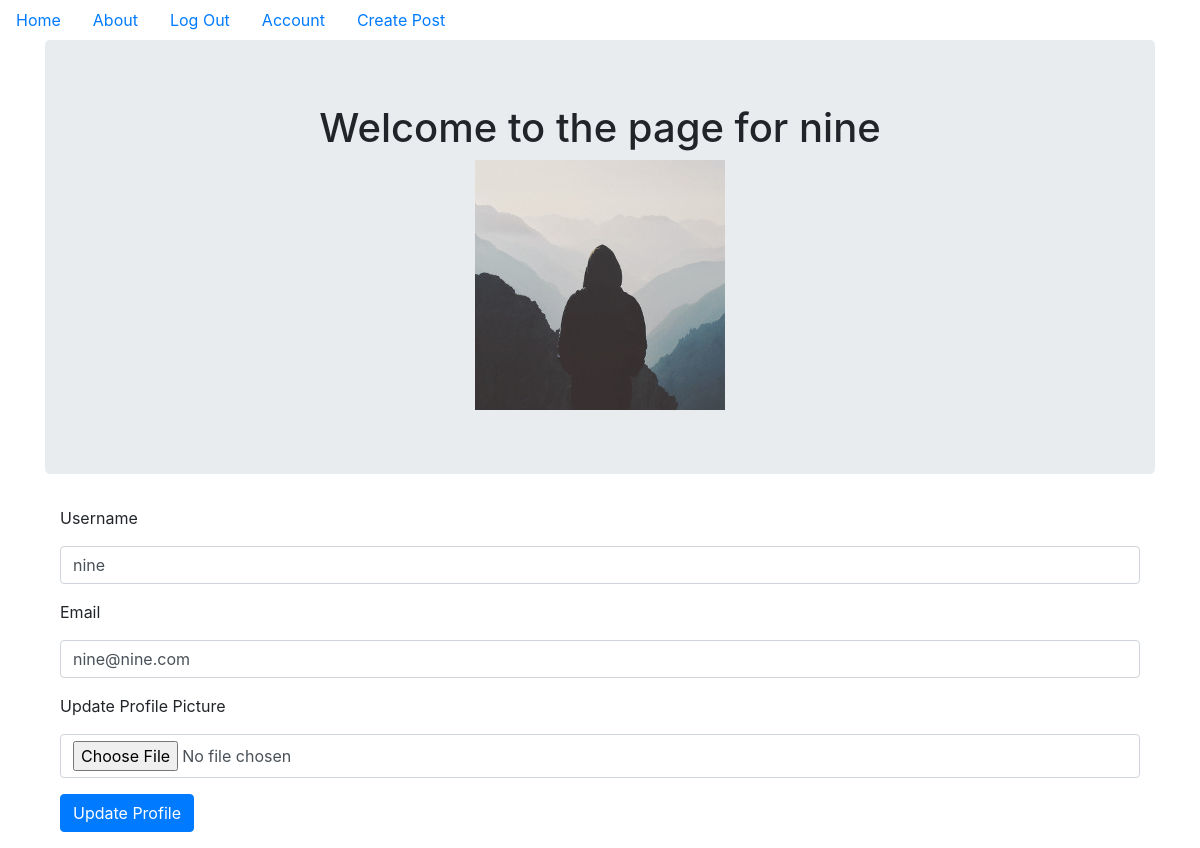
The app's page /account (signed in) with its own data.
### puppycompanyblog/models.py (models this page shows, shortened)
class User(db.Model, UserMixin):
    __tablename__ = 'users'
    id = db.Column(db.Integer, primary_key=True)
    profile_image = db.Column(db.String(64), nullable=False, default='default_profile.jpg')
    email = db.Column(db.String(64), unique=True, index=True)
    username = db.Column(db.String(64), unique=True, index=True)
    password_hash = db.Column(db.String(128))
    posts = db.relationship('BlogPost', backref='author', lazy=True)

### puppycompanyblog/users/views.py (the view)
@users.route('/account', methods=['GET', 'POST'])
@login_required
def account():
    form = UpdateUserForm()
    if form.validate_on_submit():
        if form.picture.data:
            username = current_user.username
            pic = add_profile_pic(form.picture.data, username)
            current_user.profile_image = pic
        current_user.username = form.username.data
        current_user.email = form.email.data
        db.session.commit()
        flash('User Account Updated!')
        return redirect(url_for('users.account'))
    elif request.method == "GET":
        form.username.data = current_user.username
        form.email.data = current_user.email
    profile_image = url_for('static', filename='profile_pics/'+current_user.profile_image)
    return render_template('account.html', profile_image=profile_image, form=form)

### puppycompanyblog/users/forms.py (shortened to what this page needs)
class UpdateUserForm(FlaskForm):
    email = StringField('Email', validators=[DataRequired(), Email()])
    username = StringField('Username', validators=[DataRequired()])
    picture = FileField('Update Profile Picture', validators=[FileAllowed(['jpg', 'png'])])
    submit = SubmitField('Update Profile')

### puppycompanyblog/models.py (called while the page is built)
@login_manager.user_loader
def load_user(user_id):
    return User.query.get(user_id)

### puppycompanyblog/templates/account.html (shortened to what this page needs)
{% extends 'base.html' %}
{% block content %}
    <div class="jumbotron">
        <div align="center">
            <h1>Welcome to the page for {{current_user.username}}</h1>
            <img align='center' src="{{ url_for('static',filename='profile_pics/'+current_user.profile_image) }}">
        </div>
    </div>
    <div class='container'>
        <form method="POST" action="" enctype="multipart/form-data">
            <div class="form-group">
                {{form.username.label(class="form-group")}}
                {{form.username(class="form-control")}}
            </div>
            <div class="form-group">
                {{form.email.label(class="form-group")}}
                {{form.email(class="form-control")}}
            </div>
            <div class="form-group">
                {{form.picture.label(class="form-group")}}
                {{form.picture(class="form-control")}}
            </div>
            <div class="form-group">
                {{form.submit(class="btn btn-primary")}}
            </div>
        </form>
    </div>
{% endblock %}

### records on screen
User: username "nine", profile_image (placeholder picture), email "nine@nine.com"
